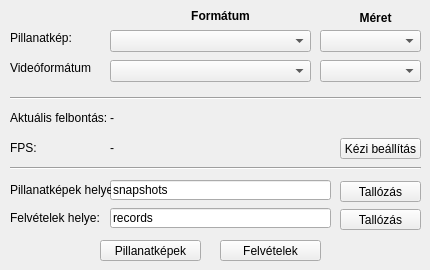
    <widget class="QWidget" name="recordTab">
     <attribute name="title">
      <string>Felvétel</string>
     </attribute>
     <widget class="QComboBox" name="snapFormatComboBox">
      <property name="geometry">
       <rect>
        <x>110</x>
        <y>30</y>
        <width>201</width>
        <height>22</height>
       </rect>
      </property>
     </widget>
     <widget class="QComboBox" name="videoFormatComboBox">
      <property name="geometry">
       <rect>
        <x>110</x>
        <y>60</y>
        <width>201</width>
        <height>22</height>
       </rect>
      </property>
     </widget>
     <widget class="QLabel" name="snapFormatLabel">
      <property name="geometry">
       <rect>
        <x>10</x>
        <y>30</y>
        <width>91</width>
        <height>16</height>
       </rect>
      </property>
      <property name="text">
       <string>Pillanatkép:</string>
      </property>
     </widget>
     <widget class="QLabel" name="videoFormatLabel">
      <property name="geometry">
       <rect>
        <x>10</x>
        <y>60</y>
        <width>81</width>
        <height>16</height>
       </rect>
      </property>
      <property name="text">
       <string>Videóformátum:</string>
      </property>
     </widget>
     <widget class="QLabel" name="actualResLabel">
      <property name="geometry">
       <rect>
        <x>10</x>
        <y>110</y>
        <width>101</width>
        <height>16</height>
       </rect>
      </property>
      <property name="text">
       <string>Aktuális felbontás:</string>
      </property>
     </widget>
     <widget class="QLabel" name="actualResValueLabel">
      <property name="geometry">
       <rect>
        <x>110</x>
        <y>110</y>
        <width>311</width>
        <height>16</height>
       </rect>
      </property>
      <property name="text">
       <string>-</string>
      </property>
     </widget>
     <widget class="QLabel" name="actualFPSValueLabel">
      <property name="geometry">
       <rect>
        <x>110</x>
        <y>140</y>
        <width>46</width>
        <height>16</height>
       </rect>
      </property>
      <property name="text">
       <string>-</string>
      </property>
     </widget>
     <widget class="QLabel" name="actualFPSLabel">
      <property name="geometry">
       <rect>
        <x>10</x>
        <y>140</y>
        <width>101</width>
        <height>16</height>
       </rect>
      </property>
      <property name="text">
       <string>FPS:</string>
      </property>
     </widget>
     <widget class="QComboBox" name="snapSizeComboBox">
      <property name="geometry">
       <rect>
        <x>320</x>
        <y>30</y>
        <width>101</width>
        <height>22</height>
       </rect>
      </property>
     </widget>
     <widget class="QComboBox" name="videoSizeComboBox">
      <property name="geometry">
       <rect>
        <x>320</x>
        <y>60</y>
        <width>101</width>
        <height>22</height>
       </rect>
      </property>
     </widget>
     <widget class="QLabel" name="recordFormatLabel">
      <property name="geometry">
       <rect>
        <x>110</x>
        <y>8</y>
        <width>221</width>
        <height>16</height>
       </rect>
      </property>
      <property name="styleSheet">
       <string notr="true">font-weight: bold;</string>
      </property>
      <property name="text">
       <string>Formátum</string>
      </property>
      <property name="alignment">
       <set>Qt::AlignCenter</set>
      </property>
     </widget>
     <widget class="QLabel" name="rSizeLabel">
      <property name="geometry">
       <rect>
        <x>340</x>
        <y>8</y>
        <width>71</width>
        <height>20</height>
       </rect>
      </property>
      <property name="styleSheet">
       <string notr="true">font-weight: bold;</string>
      </property>
      <property name="text">
       <string>Méret</string>
      </property>
      <property name="alignment">
       <set>Qt::AlignCenter</set>
      </property>
     </widget>
     <widget class="Line" name="recWidgetLine">
      <property name="geometry">
       <rect>
        <x>10</x>
        <y>90</y>
        <width>411</width>
        <height>16</height>
       </rect>
      </property>
      <property name="orientation">
       <enum>Qt::Horizontal</enum>
      </property>
     </widget>
     <widget class="QPushButton" name="manualFpsBtn">
      <property name="geometry">
       <rect>
        <x>340</x>
        <y>138</y>
        <width>81</width>
        <height>21</height>
       </rect>
      </property>
      <property name="text">
       <string>Kézi beállítás</string>
      </property>
     </widget>
     <widget class="QPushButton" name="openSnapFolderBtn">
      <property name="geometry">
       <rect>
        <x>100</x>
        <y>240</y>
        <width>101</width>
        <height>21</height>
       </rect>
      </property>
      <property name="text">
       <string>Pillanatképek</string>
      </property>
     </widget>
     <widget class="Line" name="recfoldWidgetLine">
      <property name="geometry">
       <rect>
        <x>10</x>
        <y>160</y>
        <width>411</width>
        <height>16</height>
       </rect>
      </property>
      <property name="orientation">
       <enum>Qt::Horizontal</enum>
      </property>
     </widget>
     <widget class="QPushButton" name="openRecFolderBtn">
      <property name="geometry">
       <rect>
        <x>220</x>
        <y>240</y>
        <width>101</width>
        <height>21</height>
       </rect>
      </property>
      <property name="text">
       <string>Felvételek</string>
      </property>
     </widget>
     <widget class="QLineEdit" name="snapFolderLineEdit">
      <property name="enabled">
       <bool>true</bool>
      </property>
      <property name="geometry">
       <rect>
        <x>110</x>
        <y>180</y>
        <width>221</width>
        <height>20</height>
       </rect>
      </property>
      <property name="text">
       <string>snapshots</string>
      </property>
      <property name="readOnly">
       <bool>true</bool>
      </property>
     </widget>
     <widget class="QPushButton" name="brwSnapFolderbtn">
      <property name="geometry">
       <rect>
        <x>340</x>
        <y>181</y>
        <width>81</width>
        <height>21</height>
       </rect>
      </property>
      <property name="text">
       <string>Tallózás</string>
      </property>
     </widget>
     <widget class="QLabel" name="snapFolderLabel">
      <property name="geometry">
       <rect>
        <x>10</x>
        <y>182</y>
        <width>101</width>
        <height>16</height>
       </rect>
      </property>
      <property name="text">
       <string>Pillanatképek helye:</string>
      </property>
     </widget>
     <widget class="QLineEdit" name="recFolderLineEdit">
      <property name="enabled">
       <bool>true</bool>
      </property>
      <property name="geometry">
       <rect>
        <x>110</x>
        <y>208</y>
        <width>221</width>
        <height>20</height>
       </rect>
      </property>
      <property name="text">
       <string>records</string>
      </property>
      <property name="readOnly">
       <bool>true</bool>
      </property>
     </widget>
     <widget class="QPushButton" name="brwRecFolderbtn">
      <property name="geometry">
       <rect>
        <x>340</x>
        <y>209</y>
        <width>81</width>
        <height>21</height>
       </rect>
      </property>
      <property name="text">
       <string>Tallózás</string>
      </property>
     </widget>
     <widget class="QLabel" name="recFolderLabel">
      <property name="geometry">
       <rect>
        <x>10</x>
        <y>210</y>
        <width>101</width>
        <height>16</height>
       </rect>
      </property>
      <property name="text">
       <string>Felvételek helye:</string>
      </property>
     </widget>
    </widget>
